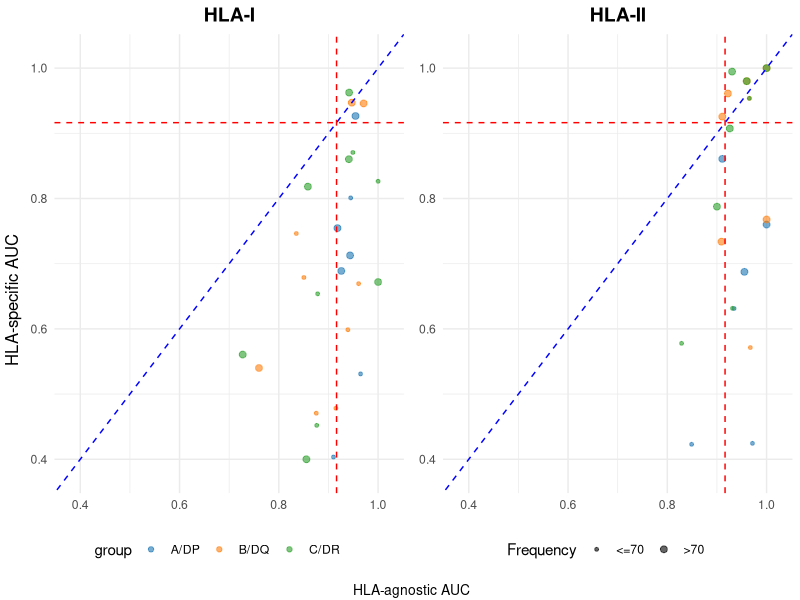
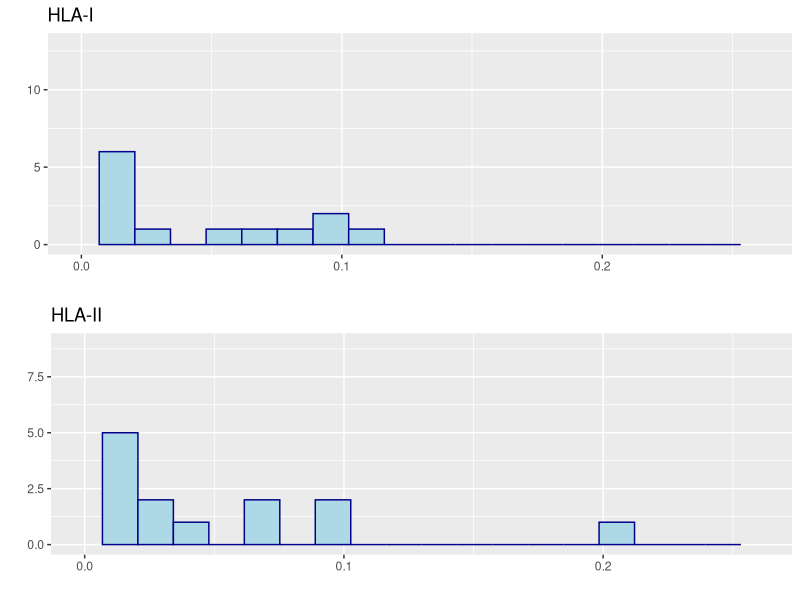
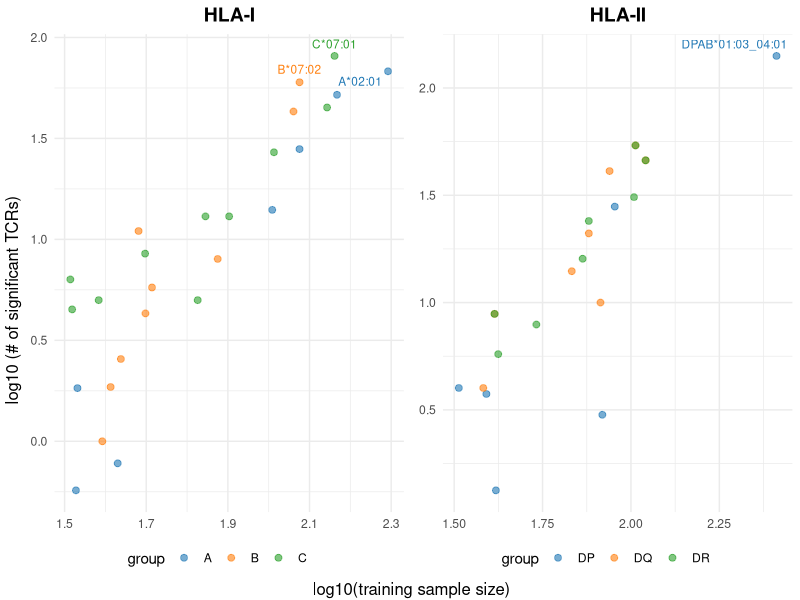

Reproduce these figures in R, in order.

library(ggplot2)
library(ggpubr)
library(dplyr)
library(ggrepel)
library(gridExtra)
library(grid)
library(readxl)


df1 = read_excel("../../codes/result_tables/Table_S1.xlsx", sheet = "HLA I")
df2 = read_excel("../../codes/result_tables/Table_S1.xlsx", sheet = "HLA II")

baseline = 0.9163461538461538
my_colors <- c("#1f77b4", "#ff7f0e", "#2ca02c")

get_legend <- function(my_plot) {
  tmp <- ggplot_gtable(ggplot_build(my_plot))
  leg <- which(sapply(tmp$grobs, function(x) x$name) == "guide-box")
  legend <- tmp$grobs[[leg]]
  return(legend)
}

df1$size_category = rep("<=70", nrow(df1))
df1$size_category[which(df1$HLA_frequency>70)] = ">70"

df2$size_category = rep("<=70", nrow(df2))
df2$size_category[which(df2$HLA_frequency>70)] = ">70"

## (A)

f1_main = ggplot(df1, aes(x = agnostic_AUC, y = specific_AUC, size = size_category, color = HLA_group, label = HLA_name)) +
  geom_point(alpha = 0.6) +
  geom_abline(intercept = 0, slope = 1, linetype = "dashed", color = "blue") +  
  geom_vline(xintercept = baseline,linetype = "dashed", color = "red") +  
  geom_hline(yintercept = baseline,linetype = "dashed", color = "red") +  
  scale_color_manual(labels =c("A/DP","B/DQ","C/DR") , values = my_colors, name = "group") +  
  scale_size_manual(
    name = "Frequency",
    values = c("<=70" = 1, ">70" = 2),  # adjust sizes as needed
    labels = c("<=70", ">70")
  ) + 
  labs(x = "all AUC", y = "specific AUC", size = "train size", title = "HLA-I") +
  ylim(0.38, 1.02) + 
#  xlim(0.70, 1.02) + 
  xlim(0.38, 1.02) + 
  theme_minimal()  +
  theme(plot.title = element_text(hjust = 0.5, size = 14, face="bold"),
        axis.title.x = element_blank(),
        axis.title.y = element_blank(),
        legend.position = "bottom",
        legend.box = "vertical",
        legend.spacing.y = unit(0.01, "mm") ) +
  guides(color = guide_legend(nrow = 1), 
         size = "none")



f1_main_2 = ggplot(df2, aes(x = agnostic_AUC, y = specific_AUC, size = size_category, color = HLA_group, label = HLA_name)) +
  geom_point(alpha = 0.6, show.legend = T) +
  geom_abline(intercept = 0, slope = 1, linetype = "dashed", color = "blue") +  
  geom_vline(xintercept = baseline,linetype = "dashed", color = "red") +  
  geom_hline(yintercept = baseline,linetype = "dashed", color = "red") +  
  scale_color_manual(values = my_colors) +  
  scale_size_manual(
    name = "Frequency",
    values = c("<=70" = 1, ">70" = 2),  # adjust sizes as needed
    labels = c("<=70", ">70")
  ) + 
  labs(x = "all AUC", y = "specific AUC", color = "group", size="size", title = "HLA-II") +
  ylim(0.38, 1.02) + 
#  xlim(0.70, 1.02) + 
  xlim(0.38, 1.02) + 
  theme_minimal()   +
  theme(plot.title = element_text(hjust = 0.5, size = 14, face="bold"),
        axis.title.x = element_blank(),
        axis.title.y = element_blank(),
        legend.position = "bottom",
        legend.box = "horizontal") +
  guides(color = "none",
         size = guide_legend(nrow = 1))


legend1 <- get_legend(f1_main)
legend2 <- get_legend(f1_main_2)

f1_main <- f1_main + theme(legend.position = "none")
f1_main_2 <- f1_main_2 + theme(legend.position = "none")

pdf("figure2_panels/Fig2A.pdf", width = 5.2, height = 3.2)

grid.arrange(
  arrangeGrob(
    f1_main, f1_main_2,
    legend1,legend2,
    nrow=2,
    heights = c(35, 4)  # Adjust heights to allocate space for the legend
  ),
  bottom = textGrob("HLA-agnostic AUC", gp = gpar(fontsize = 10)),
  left = textGrob("HLA-specific AUC", rot = 90, gp = gpar(fontsize = 12))
)

dev.off()

# (B)

pdf("figure2_panels/Fig2B.pdf", width = 2.5, height = 4.2)

hist1 = ggplot(df1, aes(x=prop_as_by_a))+
        geom_histogram(color="darkblue", fill="lightblue", bins=20) + 
        xlim(0, 0.26) + xlab("") + ylab("") + 
        ggtitle("HLA-I")
hist2 = ggplot(df2, aes(x=prop_as_by_a))+
        geom_histogram(color="darkblue", fill="lightblue", bins=20) + 
        xlim(0, 0.26) + xlab("") + ylab("") + 
        ggtitle("HLA-II")

combined_plot = ggarrange(hist1, hist2, ncol = 1, nrow = 2)
print(combined_plot)

dev.off()

# (C) 

pdf("figure2_panels/Fig2C.pdf", width = 5.2, height = 3.2)

i3_p1 = ggplot(df1, aes(x = log10(specific_training_size), y = log10(nTCR_specific), color = HLA_group, label = HLA_name)) +
  geom_point(alpha = 0.6, show.legend = T, size=2) +
  geom_text_repel(data=subset(df1, nTCR_specific >= 60 ), size = 3, vjust = -1, show.legend = FALSE) +  
  scale_color_manual(values = my_colors, name = "group") +  
  scale_size_continuous(range = c(3, 10)) +  
  labs(x = "all AUC", y = "specific AUC", size = "train size", title = "HLA-I") +
  theme_minimal()+
  theme(plot.title = element_text(hjust = 0.5, size = 14, face="bold"),
        axis.title.x = element_blank(),
        axis.title.y = element_blank(),
        legend.position = "bottom",
        legend.box = "vertical",
        legend.spacing.y = unit(0.01, "mm") ) +
  guides(color = guide_legend(nrow = 1), 
         size = guide_legend(nrow = 1))

i3_p2 = ggplot(df2, aes(x = log10(specific_training_size), y = log10(nTCR_specific), color = HLA_group, label = HLA_name)) +
  geom_point(alpha = 0.6, show.legend = T, size=2) +
  geom_text_repel(data=subset(df2, nTCR_specific > 60 ),size = 3, vjust = -1, show.legend = FALSE) +  
  scale_color_manual(values = my_colors, name = "group") +  
  scale_size_continuous(range = c(3, 10)) +  
  labs(x = "all AUC", y = "specific AUC", size = "train size", title = "HLA-II") +
  theme_minimal()+
  theme(plot.title = element_text(hjust = 0.5, size = 14, face="bold"),
        axis.title.x = element_blank(),
        axis.title.y = element_blank(),
        legend.position = "bottom",
        legend.box = "vertical",
        legend.spacing.y = unit(0.01, "mm") ) +
  guides(color = guide_legend(nrow = 1), 
         size = guide_legend(nrow = 1))

legend1 <- get_legend(i3_p1)
legend2 <- get_legend(i3_p2)

i3_p1 <- i3_p1 + theme(legend.position = "none")
i3_p2 <- i3_p2 + theme(legend.position = "none")

grid.arrange(
  arrangeGrob(
    i3_p1, i3_p2,
    legend1,legend2,
    nrow=2,
    heights = c(56, 4)  # Adjust heights to allocate space for the legend
  ),
  bottom = textGrob("log10(training sample size)", gp = gpar(fontsize = 12)),
  left = textGrob("log10 (# of significant TCRs)", rot = 90, gp = gpar(fontsize = 12))
)

dev.off()


sessionInfo()
q(save = "no")


